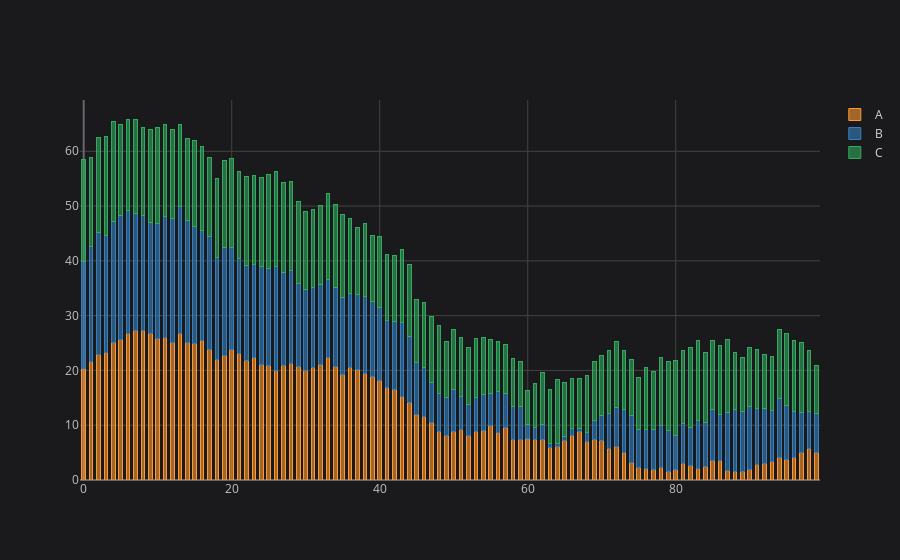

Notebook cell for this chart:
### Code cell
cf.set_config_file(theme='space')
df.iplot(kind = 'bar', barmode='stack', bargap=0.5)
#set config sets to theme
